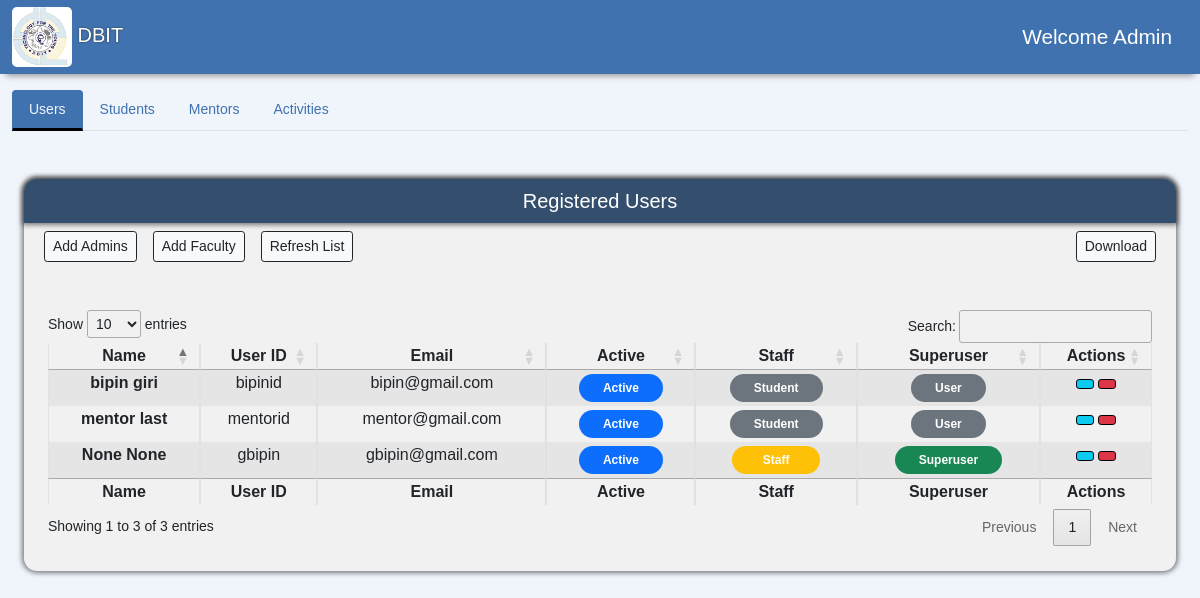
The page /AdminPage/ (signed in) on the database its author committed.
### accounts/models.py (models this page shows, shortened)
class User(AbstractUser):
    usr_id = models.CharField(max_length=50, unique=True)
    username = None
    email = models.EmailField(max_length=255, unique=True)
    created_on = models.DateTimeField(auto_now_add=True)
    is_active = models.BooleanField(default=True)
    is_staff = models.BooleanField(default=False)
    is_superuser = models.BooleanField(default=False)
    first_name = models.CharField(max_length=50, null=True)
    last_name = models.CharField(max_length=50, null=True)
    middle_name = models.CharField(max_length=50, null=True)
    phone = models.CharField(max_length=10, null=True, blank=True)
    profile_img = models.ImageField(
        default='logo.png', null=True, blank=True, upload_to='images/')
    USERNAME_FIELD = 'email'
    REQUIRED_FIELDS = ['usr_id', ]
    objects = CustomUserManager()

### AdminPage/views.py (the view)
# urls.py: path('', views.Adminpage, name= 'admin'),
@login_required
def Adminpage(request):
    if request.user.is_superuser:
        users = User.objects.all()
        context = {'users': users}
        return render(request,'AdminPage/admin-user.html',context)
    else:
        return HttpResponse("You are not authorized to view this page")

### AdminPage/templates/AdminPage/admin-user.html (shortened to what this page needs)
{% extends "admin.html" %}
{% load static %}
{% block userTabButton %}
<button class="nav-link active" id="nav-users-tab" data-bs-toggle="tab" data-bs-target="#nav-users" type="button" role="tab" aria-controls="nav-users-tab" aria-selected="true">
    Users
</button>
{% endblock %}
{% block userTabContent %}
<div class="tab-pane fade show active" id="nav-users" role="tabpanel" aria-labelledby="nav-users-tab">
    <div class="container-fluid mb-5">
        <div class="sidebar flex-shrink-0 dashboard-navigation">
            <div class="sidebar-heading d-flex align-items-center justify-content-center">
                <h5>Registered Users</h5>
            </div>
            <div class="container-fluid" style="overflow-x: auto;">
                <div class="d-flex bd-highlight mb-3">
                    <div class="p-2 bd-highlight">
                        <button type="button" onclick="window.location.href = '{% url 'AdminRegister'  %}';" class="btn btn-light meetings-btn ms-auto btn-sm btn-outline-dark" data-bs-toggle="modal" data-bs-target="#staticBackdrop">
                            Add Admins
                        </button>
                    </div>
                    <div class="p-2 bd-highlight">
                        <button type="button" onclick="window.location.href = '{% url 'FacultyRegister'  %}';" class="btn btn-light meetings-btn ms-auto btn-sm btn-outline-dark" data-bs-toggle="modal" data-bs-target="#staticBackdrop">
                            Add Faculty
                        </button>
                    </div>
                    <div class="p-2 bd-highlight">
                        <button type="button" onClick="window.location.reload()" class="btn btn-light  btn-sm btn-outline-dark" type="button" id="dropdownMenuButton1" data-bs-toggle="dropdown" aria-expanded="false">
                            Refresh List
                        </button>
                    </div>
                    <div class="ms-auto p-2 bd-highlight">
                        <button type="button" onclick="window.location.href = '{% url 'Edit'  %}';" class="btn btn-light meetings-btn ms-auto btn-sm btn-outline-dark" data-bs-toggle="modal" data-bs-target="#staticBackdrop">
                            Download
                        </button>
                    </div>
                </div>
            </div>
            <div class="table-div m-4 mt-4 mb-4">
                <table class="table table-striped table-bordered" style="widows: 100%;" id="user-table">
                    <thead>
                        <tr>
                            <th scope="col" class="px-2 py-1 text-center">Name</th>
                            <th scope="col" class="px-2 py-1 text-center">User ID</th>
                            <th scope="col" class="px-2 py-1 text-center">Email</th>
                            <th scope="col" class="px-2 py-1 text-center">Active</th>
                            <th scope="col" class="px-2 py-1 text-center">Staff</th>
                            <th scope="col" class="px-2 py-1 text-center">Superuser</th>
                            <th scope="col" class="px-2 py-1 text-center">Actions</th>
                        </tr>
                    </thead>
                    <tbody>
                        {% for user in users %}
                        <tr>
                            <th scope="row" class="px-2 py-1 text-center">{{user.first_name}} {{ user.last_name}}</th>
                            <td class="px-2 py-1 text-center">{{user.usr_id}}</td>
                            <td class="px-2 py-1 text-center">{{user.email}}</td>
                            <td class="px-2 py-1 text-center">
                                {% if user.is_active %}
                                <span class="badge bg-primary rounded-pill px-4 py-2">Active</span> {% else %}
                                <span class="badge bg-danger rounded-pill px-4 py-2">Inactive</span> {% endif %}
                          </td>
                            <td class="px-2 py-1 text-center">
                                {% if user.is_staff %}
                                <span class="badge bg-warning rounded-pill px-4 py-2">&nbsp Staff &nbsp</span> {% else %}
                                <span class="badge bg-secondary rounded-pill px-4 py-2">Student</span> {% endif %}
                            </td>
                            <td class="px-2 py-1 text-center">
                                {% if user.is_superuser %}
                                <span class="badge bg-success rounded-pill px-4 py-2">Superuser</span> {% else %}
                                <span class="badge bg-secondary rounded-pill px-4 py-2">User</span> {% endif %}
                            </td>
                            <td class="px-2 py-1 text-center" >
                                <button type="button" class="btn btn-info ms-auto btn-sm" style="border-color: black" {% if user.is_superuser %} onClick="window.location.reload()" {% else %} onClick="window.location.href='{% url 'update-user' user.usr_id %}'" {% endif %}>
                                </button>
                                <form action="{% url 'delete-user' user.id %}" class="mb-0" style="display: inline-block" method='POST'>
                                    <button type="submit" class="btn btn-danger ms-auto btn-sm" style="border-color: black">
                                    </button>
                                </form>
                            </td>
                        </tr>
                        {% endfor %}
                    </tbody>
                    <tfoot>
                        <tr>
                            <th scope="col" class="px-2 py-1 text-center">Name</th>
                            <th scope="col" class="px-2 py-1 text-center">User ID</th>
                            <th scope="col" class="px-2 py-1 text-center">Email</th>
                            <th scope="col" class="px-2 py-1 text-center">Active</th>
                            <th scope="col" class="px-2 py-1 text-center">Staff</th>
                            <th scope="col" class="px-2 py-1 text-center">Superuser</th>
                            <th scope="col" class="px-2 py-1 text-center">Actions</th>
                        </tr>
                    </tfoot>
                </table>
            </div>
        </div>
    </div>
</div>
{% endblock %}

### templates/admin.html (shortened to what this page needs)
{% load static %}
<html lang="en">
<head>
    <link href="https://cdn.jsdelivr.net/npm/bootstrap@5.1.3/dist/css/bootstrap.min.css" rel="stylesheet">
    <link rel="stylesheet" type="text/css" href="https://cdn.datatables.net/1.12.1/css/jquery.dataTables.css">
    <link href="{% static 'vendor/bootstrap/bootstrap.min.css' %}" rel="stylesheet">
    <link rel="stylesheet" href="{% static 'css/navbar.css' %}">
    <link rel="stylesheet" href="{% static 'css/admin.css' %}">
    <link rel="stylesheet" href="{% static 'css/edit.css' %}">
</head>
<body>
    <nav class="navbar navbar-main sticky-top navbar-expand-lg">
        <div class="container-fluid">
            <a class="navbar-brand" href="#">
                <img src="{% static 'content/logo.png' %}" class="image2" alt="" >
                DBIT
            </a>
            <div class="collapse navbar-collapse" id="navbar-content">
                <div class="ms-auto admin-greeting">
                    Welcome  Admin
                </div>
            </div>
        </div>
    </nav>
    <div class="container-fluid">
        <nav class="">
            <div class="nav nav-tabs mt-3" id="nav-tab" role="tablist">
                {% block userTabButton %}{% endblock %}
                {% block studentTabButton %}
                <button class="nav-link" id="nav-students-tab" onclick="window.location.href = '{% url 'admin-student' %}';" data-bs-toggle="tab" data-bs-target="#nav-students" type="button" role="tab" aria-controls="nav-students-tab" aria-selected="false">
                    Students
                </button>
                {% endblock %}
                {% block mentorTabButton %}
                <button class="nav-link" id="nav-mentors-tab" onclick="window.location.href = '{% url 'admin-mentor' %}';" data-bs-toggle="tab" data-bs-target="#nav-mentors" type="button" role="tab" aria-controls="nav-mentors-tab" aria-selected="false">
                    Mentors
                </button>
                {% endblock %}
                {% block activitiesTabButton %}
                <button class="nav-link" id="nav-activities-tab" onclick="window.location.href = '{% url 'admin-activity' %}';" data-bs-toggle="tab" data-bs-target="#nav-activities" type="button" role="tab" aria-controls="nav-activities" aria-selected="false">
                    Activities
                </button>
                {% endblock %}
            </div>
        </nav>
        <div class="tab-content mt-5" id="nav-tabContent">
            {% block userTabContent %}
            {% endblock %}
        </div>
    </div>
</body>
</html>

### assets/css/navbar.css (style rules this page uses)
.navbar-main { background-color: var(--navbar-bg); -webkit-box-shadow: 0 8px 6px -6px #999; -moz-box-shadow: 0 8px 6px -6px #999; box-shadow: 0 8px 6px -6px #999; padding: 2px 0; }
.navbar-brand { text-shadow: 0 0 2px #333 !important; }

### assets/css/admin.css (style rules this page uses)
.admin-greeting { font-size: 1.3rem; color: var(--text-component); }
.nav-link { color: var(--navbar-bg); text-decoration: none; transition: color 0.3s ease; }
.nav-tabs .nav-item.show .nav-link, .nav-tabs .nav-link.active { color: var(--body-bg); background-color: var(--navbar-bg); border-color: var(--navbar-bg) var(--navbar-bg) var(--text-body); }
.nav-tabs .nav-link { border-bottom: 3px solid transparent; }
.sidebar-heading { height: 5.5vh; background-color: #344F6D; color: white; border-radius: 13px 13px 0 0; box-shadow: 0 0 5px 2px rgba(0, 0, 0, 0.5); }
.sidebar { background-color: #F1F1F1; border-radius: 13px; box-shadow: 0 0 5px 2px rgba(0, 0, 0, 0.5); margin: 10px 0; margin-top: 5.5vh; padding-bottom: 1px; }
.table-div { overflow-x: auto; }

### assets/css/global.css (style rules this page uses)
:root { --nord-0: #2e3440; --nord-1: #3b4252; --nord-2: #434c5e; --nord-3: #4c566a; --nord-4: #d8dee9; --nord-5: #e5e9f0; --nord-6: #eceff4; --nord-7: #8fbcbb; --nord-8: #88c0d0; --nord-9: #81a1c1; --nord-10: #5e81ac; --nord-11: #bf616a; --nord-12: #d08770; --nord-13: #ebcb8b; --nord-14: #a3be8c; --nord-15: #b48ead; --body-bg: #F0F4FB; --navbar-bg: #3F72AF; --btn-bg: #112D4E; --content-bg: #DBE2EF; --text-component: #FFFFFF; --text-body: #000000; }
body { background-color: var(--body-bg); font-size: .875rem; font-family: Arial, Helvetica, sans-serif; overflow-x: hidden; }
a { color: var(--text-component); text-decoration: none; transition: color 0.3s ease; }
h5 { margin-bottom: 0; }
.image2 { width: 60px; height: 60px; border-radius: 5px; }

### rows shown on the page
User: first_name "None", last_name "None", usr_id "gbipin", email "gbipin@gmail.com", is_active "Active", is_staff "Staff", is_superuser "Superuser"
User: first_name "bipin", last_name "giri", usr_id "bipinid", email "bipin@gmail.com", is_active "Active", is_staff "Student", is_superuser "User"
User: first_name "mentor", last_name "last", usr_id "mentorid", email "mentor@gmail.com", is_active "Active", is_staff "Student", is_superuser "User"
